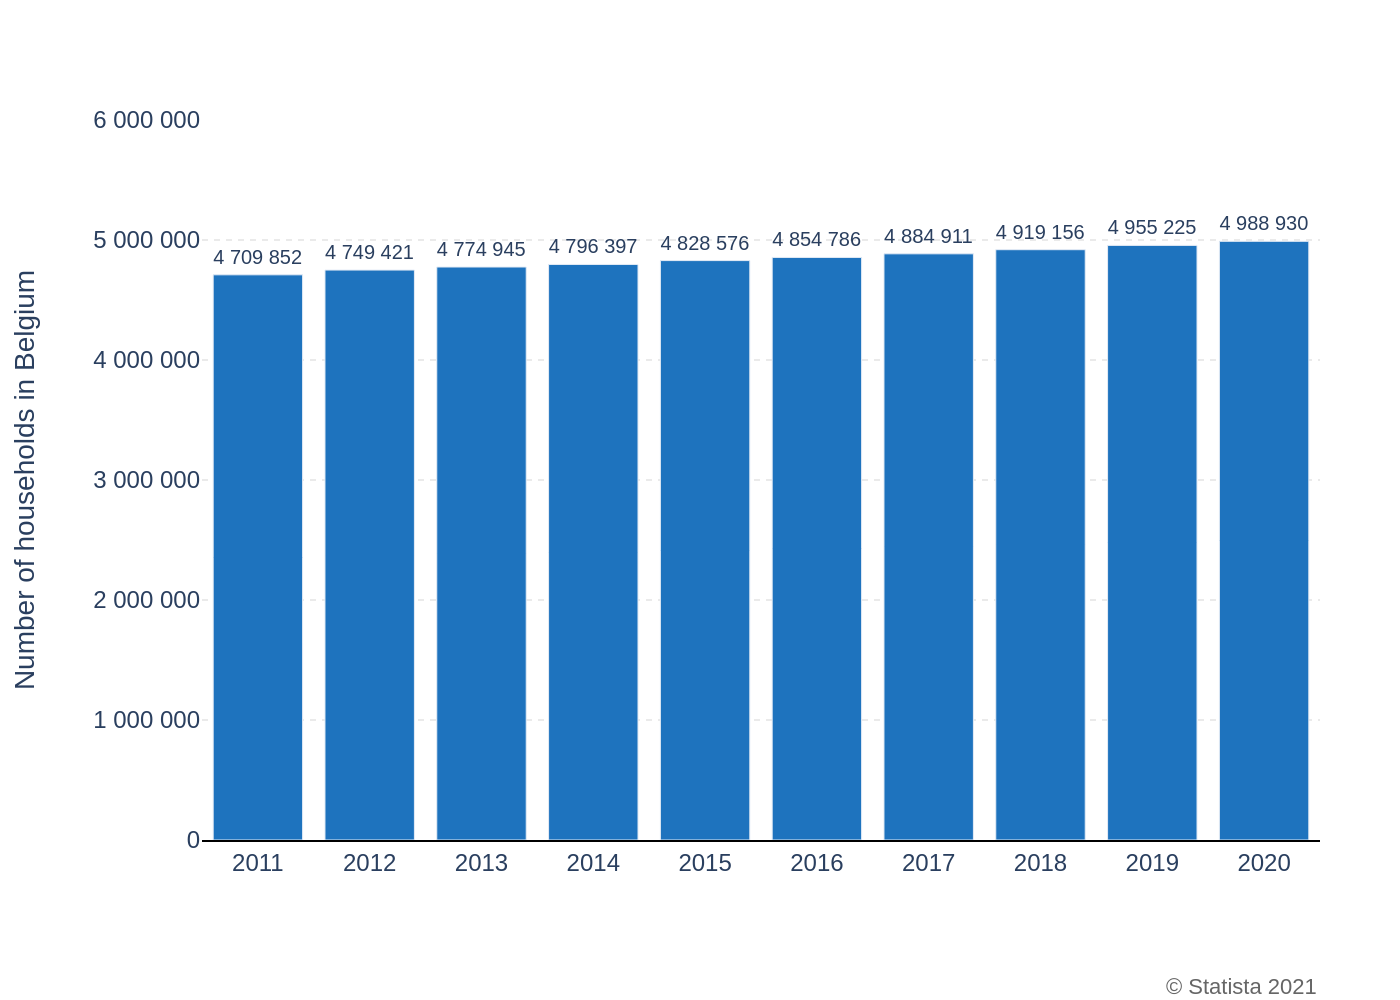

Recreate this plot in Python.
import sys
import json
import os
import plotly.graph_objects as go

if len(sys.argv) != 2:
    print("Usage: python script.py <json_file_path>")
    sys.exit(1)

json_path = sys.argv[1]

try:
    with open(json_path, 'r', encoding='utf-8') as f:
        chart_info = json.load(f)
except FileNotFoundError:
    print(f"Error: JSON file not found at {json_path}")
    sys.exit(1)
except json.JSONDecodeError:
    print(f"Error: Could not decode JSON from {json_path}")
    sys.exit(1)

chart_data = chart_info.get('chart_data', [])
texts = chart_info.get('texts', {})
colors = chart_info.get('colors', [])

categories = [item['category'] for item in chart_data]
values = [item['value'] for item in chart_data]

fig = go.Figure()

fig.add_trace(go.Bar(
    x=categories,
    y=values,
    text=[f'{v:,}'.replace(',', ' ') for v in values],
    textposition='outside',
    cliponaxis=False,
    marker_color=colors[0] if colors else None,
    hoverinfo='none'
))

fig.update_traces(textfont_size=12)

y_axis_tick_vals = list(range(0, 6000001, 1000000))
y_axis_tick_text = [f'{v:,}'.replace(',', ' ') for v in y_axis_tick_vals]

fig.update_layout(
    font_family="Arial",
    plot_bgcolor='white',
    showlegend=False,
    margin=dict(l=90, r=40, t=60, b=80),
    xaxis=dict(
        title_text=texts.get('x_axis_title'),
        showgrid=False,
        linecolor='black',
        linewidth=1,
        tickfont=dict(size=12)
    ),
    yaxis=dict(
        title_text=texts.get('y_axis_title'),
        title_standoff=25,
        showgrid=True,
        gridcolor='#EAEAEA',
        gridwidth=1,
        griddash='dot',
        zeroline=False,
        range=[0, 6000000],
        tickvals=y_axis_tick_vals,
        ticktext=y_axis_tick_text,
        tickfont=dict(size=12)
    ),
    annotations=[
        dict(
            text=texts.get('source'),
            showarrow=False,
            xref='paper',
            yref='paper',
            x=1.0,
            y=-0.18,
            xanchor='right',
            yanchor='top',
            font=dict(size=11, color='#666666')
        )
    ]
)

base_filename = os.path.splitext(os.path.basename(json_path))[0]
output_filename = f"{base_filename}.png"

fig.write_image(output_filename, scale=2)

print(f"Chart saved to {output_filename}")
